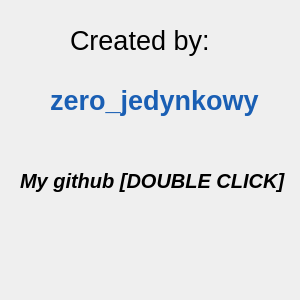
<?xml version="1.0" encoding="UTF-8"?>
<ui version="4.0">
 <class>Dialog</class>
 <widget class="QDialog" name="Dialog">
  <property name="geometry">
   <rect>
    <x>0</x>
    <y>0</y>
    <width>300</width>
    <height>300</height>
   </rect>
  </property>
  <property name="minimumSize">
   <size>
    <width>300</width>
    <height>300</height>
   </size>
  </property>
  <property name="maximumSize">
   <size>
    <width>300</width>
    <height>300</height>
   </size>
  </property>
  <property name="baseSize">
   <size>
    <width>300</width>
    <height>300</height>
   </size>
  </property>
  <property name="windowTitle">
   <string>About the programme</string>
  </property>
  <widget class="QLabel" name="authorLabel">
   <property name="geometry">
    <rect>
     <x>70</x>
     <y>-20</y>
     <width>471</width>
     <height>121</height>
    </rect>
   </property>
   <property name="font">
    <font>
     <pointsize>20</pointsize>
    </font>
   </property>
   <property name="text">
    <string>Created by:</string>
   </property>
  </widget>
  <widget class="QLabel" name="authorLabel_2">
   <property name="geometry">
    <rect>
     <x>50</x>
     <y>40</y>
     <width>471</width>
     <height>121</height>
    </rect>
   </property>
   <property name="palette">
    <palette>
     <active>
      <colorrole role="WindowText">
       <brush brushstyle="SolidPattern">
        <color alpha="255">
         <red>26</red>
         <green>95</green>
         <blue>180</blue>
        </color>
       </brush>
      </colorrole>
      <colorrole role="Text">
       <brush brushstyle="SolidPattern">
        <color alpha="255">
         <red>26</red>
         <green>95</green>
         <blue>180</blue>
        </color>
       </brush>
      </colorrole>
      <colorrole role="PlaceholderText">
       <brush brushstyle="SolidPattern">
        <color alpha="128">
         <red>26</red>
         <green>95</green>
         <blue>180</blue>
        </color>
       </brush>
      </colorrole>
     </active>
     <inactive>
      <colorrole role="WindowText">
       <brush brushstyle="SolidPattern">
        <color alpha="255">
         <red>26</red>
         <green>95</green>
         <blue>180</blue>
        </color>
       </brush>
      </colorrole>
      <colorrole role="Text">
       <brush brushstyle="SolidPattern">
        <color alpha="255">
         <red>26</red>
         <green>95</green>
         <blue>180</blue>
        </color>
       </brush>
      </colorrole>
      <colorrole role="PlaceholderText">
       <brush brushstyle="SolidPattern">
        <color alpha="128">
         <red>26</red>
         <green>95</green>
         <blue>180</blue>
        </color>
       </brush>
      </colorrole>
     </inactive>
     <disabled>
      <colorrole role="WindowText">
       <brush brushstyle="SolidPattern">
        <color alpha="255">
         <red>190</red>
         <green>190</green>
         <blue>190</blue>
        </color>
       </brush>
      </colorrole>
      <colorrole role="Text">
       <brush brushstyle="SolidPattern">
        <color alpha="255">
         <red>190</red>
         <green>190</green>
         <blue>190</blue>
        </color>
       </brush>
      </colorrole>
      <colorrole role="PlaceholderText">
       <brush brushstyle="SolidPattern">
        <color alpha="128">
         <red>0</red>
         <green>0</green>
         <blue>0</blue>
        </color>
       </brush>
      </colorrole>
     </disabled>
    </palette>
   </property>
   <property name="font">
    <font>
     <pointsize>20</pointsize>
     <weight>75</weight>
     <italic>false</italic>
     <bold>true</bold>
    </font>
   </property>
   <property name="text">
    <string>zero_jedynkowy</string>
   </property>
   <property name="openExternalLinks">
    <bool>false</bool>
   </property>
  </widget>
  <widget class="QLabel" name="label">
   <property name="geometry">
    <rect>
     <x>20</x>
     <y>160</y>
     <width>271</width>
     <height>41</height>
    </rect>
   </property>
   <property name="font">
    <font>
     <pointsize>15</pointsize>
     <weight>75</weight>
     <italic>true</italic>
     <bold>true</bold>
    </font>
   </property>
   <property name="cursor">
    <cursorShape>PointingHandCursor</cursorShape>
   </property>
   <property name="text">
    <string>My github [DOUBLE CLICK]</string>
   </property>
   <property name="openExternalLinks">
    <bool>true</bool>
   </property>
   <property name="labelLink" stdset="0">
    <string>https://github.com/zero-jedynkowy</string>
   </property>
  </widget>
 </widget>
 <resources/>
 <connections/>
</ui>
